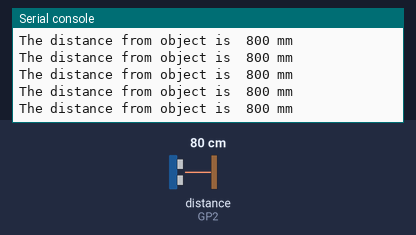
A program run on a simulated Raspberry Pi Pico running MicroPython. Shown: the last lines printed to the serial console. Inputs (shaded band) come from the test bench; at power-on: distance to the obstacle (sensor on GP2) 80 cm. The echo pulse lasts 58.3 µs per cm.

Above: at 1.2 s.
1.3 s: distance to the obstacle (sensor on GP2) set to 2 cm
At 1.38 s:
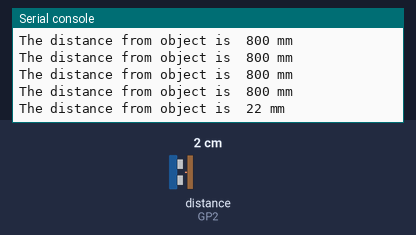
2.8 s: distance to the obstacle (sensor on GP2) set to 4 cm
At 2.9 s:
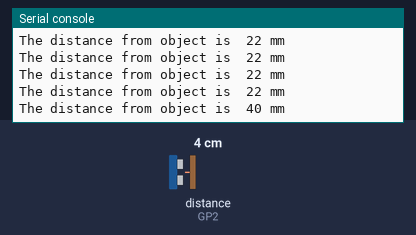
Timing chart, 0 to 5.8 s (numbered marks = the images above; inputs shaded):
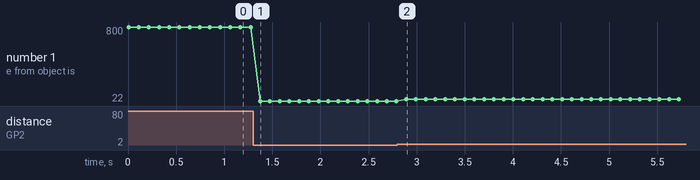

Measured:
- after the input at 1.3 s, the serial console: prints a new line after 0.07 s (image 1)
- after the input at 2.8 s, the serial console: prints a new line after 0.09 s (image 2)
- plotted number 1: 800 → 22 after the input at 1.3 s, 22 → 40 after the input at 2.8 s

The program:

th_echo.py
```python
from machine import Pin
import utime
trigger = Pin(3, Pin.OUT)
echo = Pin(2, Pin.IN)
def ultra():
   trigger.low()
   utime.sleep_us(2)
   trigger.high()
   utime.sleep_us(5)
   trigger.low()
   while echo.value() == 0:
       signaloff = utime.ticks_us()
   while echo.value() == 1:
       signalon = utime.ticks_us()
   timepassed = signalon - signaloff
   distance = round(timepassed * 0.1715)
   #distance = (timepassed * 0.0343) / 2 # for cm
   print("The distance from object is ",distance,"mm")
while True:
   ultra()
   utime.sleep_ms(100)
```
